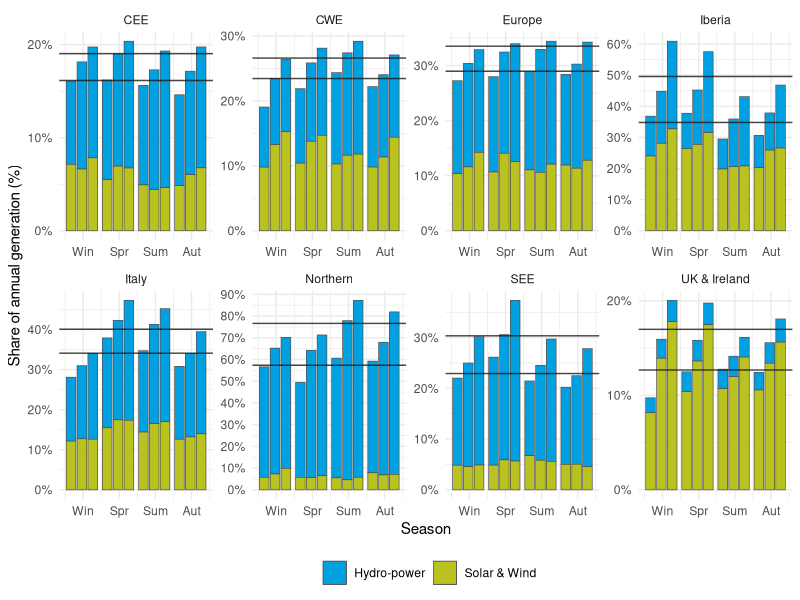

Recreate this plot in R.
# This code has been used to generate the figures in the following report:
# De Felice, M., Busch, S., Kanellopoulos, K., Kavvadias, K. and Hidalgo Gonzalez, I.,
# Power system flexibility in a variable climate,
# ISBN 978-92-76-18183-5 (online), doi:10.2760/75312 (online)
# This code is released under Creative Commons Attribution 4.0 International (CC BY 4.0) licence
# (https://creativecommons.org/licenses/by/4.0/).

library(tidyverse)

mix <- read_csv("data_figure14.csv")
minmax <- read_csv("data_figure14_minmax.csv")

this_fuel_cmap <- c(
  "Fossil fuels & Other" = "#a52576",
  "Nuclear" = "#466eb4ff",
  "Solar & Wind" =  "#b9c21f",
  "Hydro-power" = "#00a0e1ff"
)


g <- ggplot(mix, aes(y = fraction)) +
  geom_bar(
    data = mix %>%
      filter(r == 1),
    stat = "identity", aes(x = season * 3, fill = fuel_class),
    color = "grey33", width = 0.8, size = 0.25
  ) +
  geom_bar(
    data = mix %>%
      filter(r == 14),
    stat = "identity", aes(x = 3 * season + 0.8 + 0.1, fill = fuel_class),
    color = "grey33", width = 0.8, size = 0.25
  ) +
  geom_bar(
    data = mix %>%
      filter(r == 26),
    stat = "identity", aes(x = 3 * season + 1.6 + 0.2, fill = fuel_class),
    color = "grey33", width = 0.8, size = 0.25
  ) +
  facet_wrap(~region, ncol = 4, scales = "free") +
  scale_y_continuous(labels = scales::percent_format(accuracy = 1), breaks = seq(0, 1, 0.1)) +
  scale_x_continuous(
    breaks = c(4, 7, 10, 13),
    labels = c("Win", "Spr", "Sum", "Aut")
  ) +
  scale_fill_manual(values = this_fuel_cmap, name = "") +
  theme_minimal() +
  theme(legend.position = "bottom") +
  labs(
    x = "Season",
    y = "Share of annual generation (%)"
  ) +
  geom_hline(data = minmax, aes(yintercept = max), color = "grey10", alpha = 0.8) +
  geom_hline(data = minmax, aes(yintercept = min), color = "grey10", alpha = 0.8)

ggsave("figure14.png", width = 7, height = 4)
